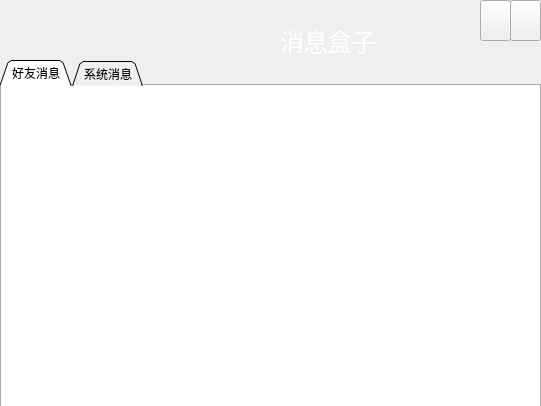
<?xml version="1.0" encoding="UTF-8"?>
<ui version="4.0">
 <class>Form</class>
 <widget class="QWidget" name="Form">
  <property name="geometry">
   <rect>
    <x>0</x>
    <y>0</y>
    <width>541</width>
    <height>406</height>
   </rect>
  </property>
  <property name="windowTitle">
   <string>Form</string>
  </property>
  <widget class="QWidget" name="top" native="true">
   <property name="geometry">
    <rect>
     <x>0</x>
     <y>0</y>
     <width>541</width>
     <height>81</height>
    </rect>
   </property>
   <widget class="QToolButton" name="closeBt">
    <property name="geometry">
     <rect>
      <x>510</x>
      <y>0</y>
      <width>31</width>
      <height>41</height>
     </rect>
    </property>
    <property name="cursor">
     <cursorShape>PointingHandCursor</cursorShape>
    </property>
    <property name="toolTip">
     <string>关闭</string>
    </property>
    <property name="text">
     <string/>
    </property>
    <property name="icon">
     <iconset>
      <normaloff>Talker/img/blueclose.png</normaloff>Talker/img/blueclose.png</iconset>
    </property>
    <property name="checkable">
     <bool>false</bool>
    </property>
    <property name="popupMode">
     <enum>QToolButton::DelayedPopup</enum>
    </property>
    <property name="autoRaise">
     <bool>false</bool>
    </property>
   </widget>
   <widget class="QToolButton" name="minBt">
    <property name="geometry">
     <rect>
      <x>480</x>
      <y>0</y>
      <width>31</width>
      <height>41</height>
     </rect>
    </property>
    <property name="cursor">
     <cursorShape>PointingHandCursor</cursorShape>
    </property>
    <property name="toolTip">
     <string>关闭</string>
    </property>
    <property name="text">
     <string/>
    </property>
    <property name="icon">
     <iconset>
      <normaloff>Talker/img/bluemin.png</normaloff>Talker/img/bluemin.png</iconset>
    </property>
    <property name="checkable">
     <bool>false</bool>
    </property>
    <property name="popupMode">
     <enum>QToolButton::DelayedPopup</enum>
    </property>
    <property name="autoRaise">
     <bool>false</bool>
    </property>
   </widget>
   <widget class="QLabel" name="title">
    <property name="geometry">
     <rect>
      <x>280</x>
      <y>20</y>
      <width>151</width>
      <height>41</height>
     </rect>
    </property>
    <property name="palette">
     <palette>
      <active>
       <colorrole role="WindowText">
        <brush brushstyle="SolidPattern">
         <color alpha="255">
          <red>255</red>
          <green>255</green>
          <blue>255</blue>
         </color>
        </brush>
       </colorrole>
       <colorrole role="Button">
        <brush brushstyle="SolidPattern">
         <color alpha="255">
          <red>255</red>
          <green>255</green>
          <blue>255</blue>
         </color>
        </brush>
       </colorrole>
       <colorrole role="Light">
        <brush brushstyle="SolidPattern">
         <color alpha="255">
          <red>255</red>
          <green>255</green>
          <blue>255</blue>
         </color>
        </brush>
       </colorrole>
       <colorrole role="Midlight">
        <brush brushstyle="SolidPattern">
         <color alpha="255">
          <red>255</red>
          <green>255</green>
          <blue>255</blue>
         </color>
        </brush>
       </colorrole>
       <colorrole role="Dark">
        <brush brushstyle="SolidPattern">
         <color alpha="255">
          <red>127</red>
          <green>127</green>
          <blue>127</blue>
         </color>
        </brush>
       </colorrole>
       <colorrole role="Mid">
        <brush brushstyle="SolidPattern">
         <color alpha="255">
          <red>170</red>
          <green>170</green>
          <blue>170</blue>
         </color>
        </brush>
       </colorrole>
       <colorrole role="Text">
        <brush brushstyle="SolidPattern">
         <color alpha="255">
          <red>0</red>
          <green>0</green>
          <blue>0</blue>
         </color>
        </brush>
       </colorrole>
       <colorrole role="BrightText">
        <brush brushstyle="SolidPattern">
         <color alpha="255">
          <red>255</red>
          <green>255</green>
          <blue>255</blue>
         </color>
        </brush>
       </colorrole>
       <colorrole role="ButtonText">
        <brush brushstyle="SolidPattern">
         <color alpha="255">
          <red>0</red>
          <green>0</green>
          <blue>0</blue>
         </color>
        </brush>
       </colorrole>
       <colorrole role="Base">
        <brush brushstyle="SolidPattern">
         <color alpha="255">
          <red>255</red>
          <green>255</green>
          <blue>255</blue>
         </color>
        </brush>
       </colorrole>
       <colorrole role="Window">
        <brush brushstyle="SolidPattern">
         <color alpha="255">
          <red>255</red>
          <green>255</green>
          <blue>255</blue>
         </color>
        </brush>
       </colorrole>
       <colorrole role="Shadow">
        <brush brushstyle="SolidPattern">
         <color alpha="255">
          <red>0</red>
          <green>0</green>
          <blue>0</blue>
         </color>
        </brush>
       </colorrole>
       <colorrole role="AlternateBase">
        <brush brushstyle="SolidPattern">
         <color alpha="255">
          <red>255</red>
          <green>255</green>
          <blue>255</blue>
         </color>
        </brush>
       </colorrole>
       <colorrole role="ToolTipBase">
        <brush brushstyle="SolidPattern">
         <color alpha="255">
          <red>255</red>
          <green>255</green>
          <blue>220</blue>
         </color>
        </brush>
       </colorrole>
       <colorrole role="ToolTipText">
        <brush brushstyle="SolidPattern">
         <color alpha="255">
          <red>0</red>
          <green>0</green>
          <blue>0</blue>
         </color>
        </brush>
       </colorrole>
      </active>
      <inactive>
       <colorrole role="WindowText">
        <brush brushstyle="SolidPattern">
         <color alpha="255">
          <red>255</red>
          <green>255</green>
          <blue>255</blue>
         </color>
        </brush>
       </colorrole>
       <colorrole role="Button">
        <brush brushstyle="SolidPattern">
         <color alpha="255">
          <red>255</red>
          <green>255</green>
          <blue>255</blue>
         </color>
        </brush>
       </colorrole>
       <colorrole role="Light">
        <brush brushstyle="SolidPattern">
         <color alpha="255">
          <red>255</red>
          <green>255</green>
          <blue>255</blue>
         </color>
        </brush>
       </colorrole>
       <colorrole role="Midlight">
        <brush brushstyle="SolidPattern">
         <color alpha="255">
          <red>255</red>
          <green>255</green>
          <blue>255</blue>
         </color>
        </brush>
       </colorrole>
       <colorrole role="Dark">
        <brush brushstyle="SolidPattern">
         <color alpha="255">
          <red>127</red>
          <green>127</green>
          <blue>127</blue>
         </color>
        </brush>
       </colorrole>
       <colorrole role="Mid">
        <brush brushstyle="SolidPattern">
         <color alpha="255">
          <red>170</red>
          <green>170</green>
          <blue>170</blue>
         </color>
        </brush>
       </colorrole>
       <colorrole role="Text">
        <brush brushstyle="SolidPattern">
         <color alpha="255">
          <red>0</red>
          <green>0</green>
          <blue>0</blue>
         </color>
        </brush>
       </colorrole>
       <colorrole role="BrightText">
        <brush brushstyle="SolidPattern">
         <color alpha="255">
          <red>255</red>
          <green>255</green>
          <blue>255</blue>
         </color>
        </brush>
       </colorrole>
       <colorrole role="ButtonText">
        <brush brushstyle="SolidPattern">
         <color alpha="255">
          <red>0</red>
          <green>0</green>
          <blue>0</blue>
         </color>
        </brush>
       </colorrole>
       <colorrole role="Base">
        <brush brushstyle="SolidPattern">
         <color alpha="255">
          <red>255</red>
          <green>255</green>
          <blue>255</blue>
         </color>
        </brush>
       </colorrole>
       <colorrole role="Window">
        <brush brushstyle="SolidPattern">
         <color alpha="255">
          <red>255</red>
          <green>255</green>
          <blue>255</blue>
         </color>
        </brush>
       </colorrole>
       <colorrole role="Shadow">
        <brush brushstyle="SolidPattern">
         <color alpha="255">
          <red>0</red>
          <green>0</green>
          <blue>0</blue>
         </color>
        </brush>
       </colorrole>
       <colorrole role="AlternateBase">
        <brush brushstyle="SolidPattern">
         <color alpha="255">
          <red>255</red>
          <green>255</green>
          <blue>255</blue>
         </color>
        </brush>
       </colorrole>
       <colorrole role="ToolTipBase">
        <brush brushstyle="SolidPattern">
         <color alpha="255">
          <red>255</red>
          <green>255</green>
          <blue>220</blue>
         </color>
        </brush>
       </colorrole>
       <colorrole role="ToolTipText">
        <brush brushstyle="SolidPattern">
         <color alpha="255">
          <red>0</red>
          <green>0</green>
          <blue>0</blue>
         </color>
        </brush>
       </colorrole>
      </inactive>
      <disabled>
       <colorrole role="WindowText">
        <brush brushstyle="SolidPattern">
         <color alpha="255">
          <red>127</red>
          <green>127</green>
          <blue>127</blue>
         </color>
        </brush>
       </colorrole>
       <colorrole role="Button">
        <brush brushstyle="SolidPattern">
         <color alpha="255">
          <red>255</red>
          <green>255</green>
          <blue>255</blue>
         </color>
        </brush>
       </colorrole>
       <colorrole role="Light">
        <brush brushstyle="SolidPattern">
         <color alpha="255">
          <red>255</red>
          <green>255</green>
          <blue>255</blue>
         </color>
        </brush>
       </colorrole>
       <colorrole role="Midlight">
        <brush brushstyle="SolidPattern">
         <color alpha="255">
          <red>255</red>
          <green>255</green>
          <blue>255</blue>
         </color>
        </brush>
       </colorrole>
       <colorrole role="Dark">
        <brush brushstyle="SolidPattern">
         <color alpha="255">
          <red>127</red>
          <green>127</green>
          <blue>127</blue>
         </color>
        </brush>
       </colorrole>
       <colorrole role="Mid">
        <brush brushstyle="SolidPattern">
         <color alpha="255">
          <red>170</red>
          <green>170</green>
          <blue>170</blue>
         </color>
        </brush>
       </colorrole>
       <colorrole role="Text">
        <brush brushstyle="SolidPattern">
         <color alpha="255">
          <red>127</red>
          <green>127</green>
          <blue>127</blue>
         </color>
        </brush>
       </colorrole>
       <colorrole role="BrightText">
        <brush brushstyle="SolidPattern">
         <color alpha="255">
          <red>255</red>
          <green>255</green>
          <blue>255</blue>
         </color>
        </brush>
       </colorrole>
       <colorrole role="ButtonText">
        <brush brushstyle="SolidPattern">
         <color alpha="255">
          <red>127</red>
          <green>127</green>
          <blue>127</blue>
         </color>
        </brush>
       </colorrole>
       <colorrole role="Base">
        <brush brushstyle="SolidPattern">
         <color alpha="255">
          <red>255</red>
          <green>255</green>
          <blue>255</blue>
         </color>
        </brush>
       </colorrole>
       <colorrole role="Window">
        <brush brushstyle="SolidPattern">
         <color alpha="255">
          <red>255</red>
          <green>255</green>
          <blue>255</blue>
         </color>
        </brush>
       </colorrole>
       <colorrole role="Shadow">
        <brush brushstyle="SolidPattern">
         <color alpha="255">
          <red>0</red>
          <green>0</green>
          <blue>0</blue>
         </color>
        </brush>
       </colorrole>
       <colorrole role="AlternateBase">
        <brush brushstyle="SolidPattern">
         <color alpha="255">
          <red>255</red>
          <green>255</green>
          <blue>255</blue>
         </color>
        </brush>
       </colorrole>
       <colorrole role="ToolTipBase">
        <brush brushstyle="SolidPattern">
         <color alpha="255">
          <red>255</red>
          <green>255</green>
          <blue>220</blue>
         </color>
        </brush>
       </colorrole>
       <colorrole role="ToolTipText">
        <brush brushstyle="SolidPattern">
         <color alpha="255">
          <red>0</red>
          <green>0</green>
          <blue>0</blue>
         </color>
        </brush>
       </colorrole>
      </disabled>
     </palette>
    </property>
    <property name="font">
     <font>
      <family>微软雅黑</family>
      <pointsize>18</pointsize>
     </font>
    </property>
    <property name="text">
     <string>消息盒子</string>
    </property>
   </widget>
  </widget>
  <widget class="QTabWidget" name="tabWidget">
   <property name="geometry">
    <rect>
     <x>0</x>
     <y>60</y>
     <width>541</width>
     <height>351</height>
    </rect>
   </property>
   <property name="toolTip">
    <string>消息盒子</string>
   </property>
   <property name="tabShape">
    <enum>QTabWidget::Triangular</enum>
   </property>
   <property name="currentIndex">
    <number>0</number>
   </property>
   <property name="iconSize">
    <size>
     <width>20</width>
     <height>20</height>
    </size>
   </property>
   <property name="elideMode">
    <enum>Qt::ElideLeft</enum>
   </property>
   <widget class="QWidget" name="friendMsg">
    <attribute name="icon">
     <iconset>
      <normaloff>Talker/img/好友消息.png</normaloff>Talker/img/好友消息.png</iconset>
    </attribute>
    <attribute name="title">
     <string>好友消息</string>
    </attribute>
    <widget class="QListWidget" name="frinends">
     <property name="geometry">
      <rect>
       <x>0</x>
       <y>0</y>
       <width>541</width>
       <height>331</height>
      </rect>
     </property>
     <property name="frameShape">
      <enum>QFrame::NoFrame</enum>
     </property>
    </widget>
   </widget>
   <widget class="QWidget" name="SysMsg">
    <attribute name="icon">
     <iconset>
      <normaloff>Talker/img/系统消息.png</normaloff>Talker/img/系统消息.png</iconset>
    </attribute>
    <attribute name="title">
     <string>系统消息</string>
    </attribute>
    <widget class="QListWidget" name="system">
     <property name="geometry">
      <rect>
       <x>0</x>
       <y>0</y>
       <width>541</width>
       <height>321</height>
      </rect>
     </property>
     <property name="frameShape">
      <enum>QFrame::NoFrame</enum>
     </property>
    </widget>
   </widget>
  </widget>
 </widget>
 <resources/>
 <connections/>
</ui>
